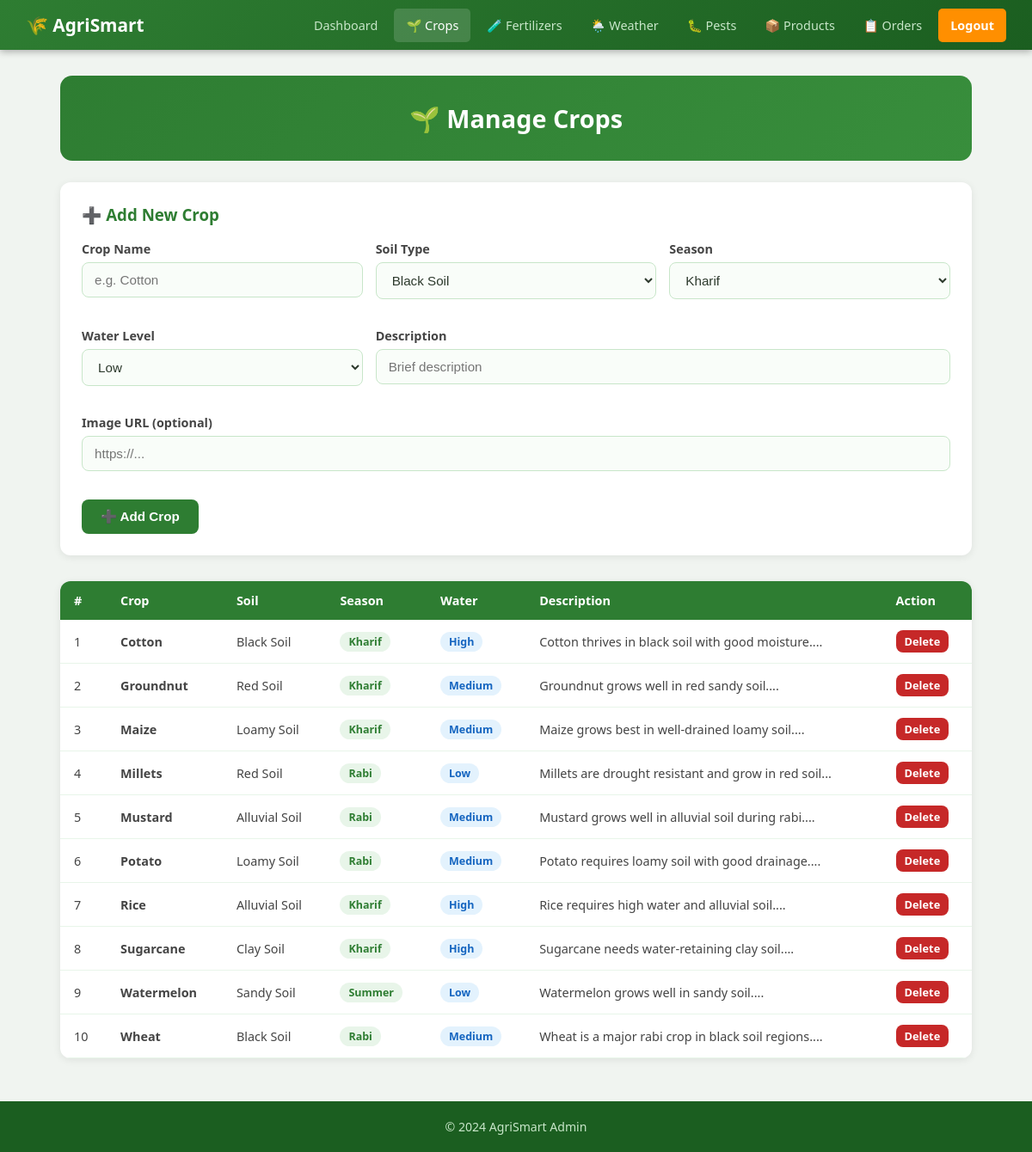
The app's page /admin/manage_crops.php (signed in) with its own data.
### tables this page shows
CREATE TABLE crops (
    id INT AUTO_INCREMENT PRIMARY KEY,
    soil_type VARCHAR(50) NOT NULL,
    season VARCHAR(50) NOT NULL,
    water_level ENUM('Low','Medium','High') NOT NULL,
    crop_name VARCHAR(100) NOT NULL,
    description TEXT,
    image VARCHAR(255) DEFAULT 'https://via.placeholder.com/200?text=Crop'
);

### db.php (called while the page is built, shortened)
<?php
function safeQuery($conn, $sql) {
    $result = mysqli_query($conn, $sql);
    return $result;
}
?>

### admin/manage_crops.php (the view, shortened to what this page needs)
<?php
include '../db.php';
?>
<!DOCTYPE html>
<html lang="en">
<head>
    <link rel="stylesheet" href="../style.css">
</head>
<body>
<nav>
    <a href="../index.php" class="brand">🌾 AgriSmart</a>
    <div class="nav-links">
        <a href="dashboard.php">Dashboard</a>
        <a href="manage_crops.php" class="active">🌱 Crops</a>
        <a href="manage_fertilizers.php">🧪 Fertilizers</a>
        <a href="manage_weather.php">🌦️ Weather</a>
        <a href="manage_pests.php">🐛 Pests</a>
        <a href="manage_products.php">📦 Products</a>
        <a href="view_orders.php">📋 Orders</a>
        <a href="../logout.php" class="btn-nav">Logout</a>
    </div>
</nav>
<div class="container">
    <div class="page-header"><h1>🌱 Manage Crops</h1></div>
    <div style="background:#fff;padding:25px;border-radius:12px;box-shadow:0 2px 10px rgba(0,0,0,0.08);margin-bottom:30px;">
        <h3 style="color:#2e7d32;margin-bottom:18px;">➕ Add New Crop</h3>
        <form method="post" style="display:grid;grid-template-columns:1fr 1fr 1fr;gap:15px;">
            <div class="form-group">
                <label>Crop Name</label>
                <input type="text" name="crop_name" placeholder="e.g. Cotton" required>
            </div>
            <div class="form-group">
                <label>Soil Type</label>
                <select name="soil_type" required>
                    <option value="Black Soil">Black Soil</option>
                </select>
            </div>
            <div class="form-group">
                <label>Season</label>
                <select name="season" required>
                    <option value="Kharif">Kharif</option>
                </select>
            </div>
            <div class="form-group">
                <label>Water Level</label>
                <select name="water_level" required>
                    <option value="Low">Low</option>
                </select>
            </div>
            <div class="form-group" style="grid-column:span 2;">
                <label>Description</label>
                <input type="text" name="description" placeholder="Brief description">
            </div>
            <div class="form-group" style="grid-column:span 3;">
                <label>Image URL (optional)</label>
                <input type="text" name="image" placeholder="https://...">
            </div>
            <div style="grid-column:span 3;">
                <button type="submit" name="add" class="btn btn-green">➕ Add Crop</button>
            </div>
        </form>
    </div>
    <div class="table-wrap">
        <table>
            <thead>
                <tr><th>#</th><th>Crop</th><th>Soil</th><th>Season</th><th>Water</th><th>Description</th><th>Action</th></tr>
            </thead>
            <tbody>
            <?php
            $res = safeQuery($conn, "SELECT * FROM crops ORDER BY crop_name");
            $i = 1;
            while ($row = mysqli_fetch_assoc($res)):
            ?>
            <tr>
                <td><?= $i++ ?></td>
                <td><strong><?= htmlspecialchars($row['crop_name']) ?></strong></td>
                <td><?= $row['soil_type'] ?></td>
                <td><span class="badge badge-green"><?= $row['season'] ?></span></td>
                <td><span class="badge badge-blue"><?= $row['water_level'] ?></span></td>
                <td><?= htmlspecialchars(substr($row['description'], 0, 50)) ?>...</td>
                <td>
                    <a href="manage_crops.php?delete=<?= $row['id'] ?>" class="btn btn-red"
                       style="padding:4px 10px;font-size:0.8rem;" onclick="return confirm('Delete?')">Delete</a>
                </td>
            </tr>
            <?php endwhile; ?>
            </tbody>
        </table>
    </div>
</div>
<footer><p>&copy; 2024 AgriSmart Admin</p></footer>
</body>
</html>

### style.css (style rules this page uses)
* { margin: 0; padding: 0; box-sizing: border-box; }
body { font-family: 'Segoe UI', Tahoma, Geneva, Verdana, sans-serif; background: #f0f4f0; color: #2d3a2d; }
nav { background: linear-gradient(135deg, #2e7d32, #1b5e20); padding: 0 30px; display: flex; align-items: center; justify-content: space-between; box-shadow: 0 2px 8px rgba(0,0,0,0.3); position: sticky; top: 0; z-index: 100; }
nav .brand { color: #fff; font-size: 1.3rem; font-weight: 700; text-decoration: none; padding: 15px 0; display: flex; align-items: center; gap: 8px; }
nav .nav-links { display: flex; gap: 5px; flex-wrap: wrap; }
nav a { color: #c8e6c9; text-decoration: none; padding: 10px 14px; border-radius: 5px; font-size: 0.9rem; transition: background 0.2s, color 0.2s; display: inline-block; }
nav a:hover, nav a.active { background: rgba(255,255,255,0.15); color: #fff; }
nav a.btn-nav { background: #ff8f00; color: #fff; font-weight: 600; }
.container { max-width: 1100px; margin: 30px auto; padding: 0 20px; }
.form-group { margin-bottom: 18px; }
.form-group label { display: block; font-weight: 600; font-size: 0.9rem; margin-bottom: 6px; color: #444; }
.form-group input, .form-group select, .form-group textarea { width: 100%; padding: 11px 14px; border: 1.5px solid #c8e6c9; border-radius: 8px; font-size: 0.95rem; transition: border-color 0.2s; background: #f9fdf9; color: #2d3a2d; }
.btn { display: inline-block; padding: 11px 22px; border-radius: 8px; font-size: 0.95rem; font-weight: 600; cursor: pointer; text-decoration: none; border: none; transition: background 0.2s, transform 0.1s; }
.btn-green { background: #2e7d32; color: #fff; }
.btn-red { background: #c62828; color: #fff; }
.table-wrap { overflow-x: auto; background: #fff; border-radius: 12px; box-shadow: 0 2px 10px rgba(0,0,0,0.08); }
table { width: 100%; border-collapse: collapse; }
thead th { background: #2e7d32; color: #fff; padding: 13px 16px; text-align: left; font-size: 0.9rem; }
tbody tr { border-bottom: 1px solid #e8f5e9; }
tbody td { padding: 12px 16px; font-size: 0.9rem; color: #444; }
.badge { display: inline-block; padding: 3px 10px; border-radius: 20px; font-size: 0.78rem; font-weight: 600; }
.badge-green { background: #e8f5e9; color: #2e7d32; }
.badge-blue { background: #e3f2fd; color: #1565c0; }
.page-header { background: linear-gradient(135deg, #2e7d32, #388e3c); color: white; padding: 30px; border-radius: 14px; margin-bottom: 25px; text-align: center; }
.page-header h1 { font-size: 1.8rem; }
footer { background: #1b5e20; color: #c8e6c9; text-align: center; padding: 20px; margin-top: 50px; font-size: 0.88rem; }

### records on screen
crops: crop_name "Cotton", soil_type "Black Soil", season "Kharif", water_level "High", description "Cotton thrives in black soil with good moisture."
crops: crop_name "Groundnut", soil_type "Red Soil", season "Kharif", water_level "Medium", description "Groundnut grows well in red sandy soil."
crops: crop_name "Maize", soil_type "Loamy Soil", season "Kharif", water_level "Medium", description "Maize grows best in well-drained loamy soil."
crops: crop_name "Millets", soil_type "Red Soil", season "Rabi", water_level "Low", description "Millets are drought resistant and grow in red soil"
crops: crop_name "Mustard", soil_type "Alluvial Soil", season "Rabi", water_level "Medium", description "Mustard grows well in alluvial soil during rabi."
crops: crop_name "Potato", soil_type "Loamy Soil", season "Rabi", water_level "Medium", description "Potato requires loamy soil with good drainage."
crops: crop_name "Rice", soil_type "Alluvial Soil", season "Kharif", water_level "High", description "Rice requires high water and alluvial soil."
crops: crop_name "Sugarcane", soil_type "Clay Soil", season "Kharif", water_level "High", description "Sugarcane needs water-retaining clay soil."
crops: crop_name "Watermelon", soil_type "Sandy Soil", season "Summer", water_level "Low", description "Watermelon grows well in sandy soil."
crops: crop_name "Wheat", soil_type "Black Soil", season "Rabi", water_level "Medium", description "Wheat is a major rabi crop in black soil regions."
